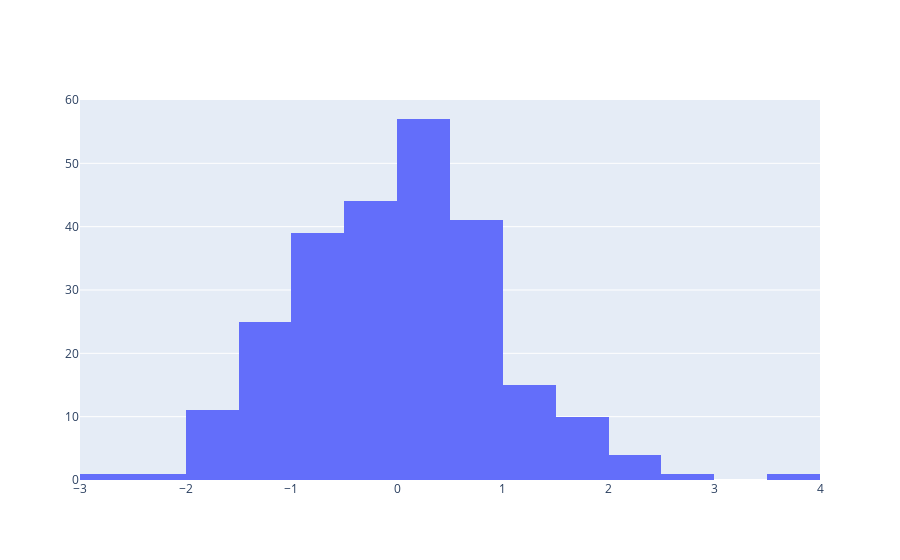

The notebook cell this image was saved under:
### Code cell
import pandas as pd
import numpy as np
import plotly.graph_objects as go
import plotly.offline as pyo
from plotly.offline import init_notebook_mode
init_notebook_mode(connected =True)

# Save the state of random 
np.random.seed(42) 
# generate the 250 random numbers
x = np.random.randn(250)
fig = go.Figure(data=[go.Histogram(x=x)])
fig.show()

### Figure 1 — Plotly figure (JSON) as saved in the notebook; plotly's stock layout.template omitted (floating-point values rounded to 4 significant figures; data arrays with more than 128 entries replaced by an {"elided": "..."} marker saying what was removed)
{"data": [{"type": "histogram", "x": {"elided": "250 float values"}}], "layout": {}}
